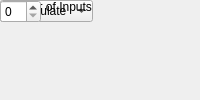
<?xml version="1.0" encoding="UTF-8"?>
<ui version="4.0">
 <class>MainWindow</class>
 <widget class="QMainWindow" name="MainWindow">
  <property name="windowTitle"><string>Spectrum Power</string></property>
  <widget class="QWidget" name="centralwidget">
   <!-- NOTE: this is a simplified structural mirror of the generated
        <module>_ui.py, not a full round-trip Designer file. Regenerate
        both from the same spec if you need to edit layout by hand. -->
       <widget class="QLabel" name="label_bitwidth">
     <property name="text"><string>Bit Width</string></property>
    </widget>
       <widget class="QSpinBox" name="bitwidth"/>
       <widget class="QLabel" name="label_add_latency">
     <property name="text"><string>Adder Latency</string></property>
    </widget>
       <widget class="QSpinBox" name="add_latency"/>
       <widget class="QLabel" name="label_mult_latency">
     <property name="text"><string>Mult Latency</string></property>
    </widget>
       <widget class="QSpinBox" name="mult_latency"/>
       <widget class="QLabel" name="label_mode">
     <property name="text"><string>Mode</string></property>
    </widget>
       <widget class="QComboBox" name="mode">
     <item><property name="text"><string>accumulate</string></property></item>
     <item><property name="text"><string>single shot</string></property></item>
    </widget>
       <widget class="QLabel" name="label_n_inputs">
     <property name="text"><string>Number of Inputs</string></property>
    </widget>
       <widget class="QSpinBox" name="n_inputs"/>
  </widget>
 </widget>
 <resources/>
 <connections/>
</ui>
